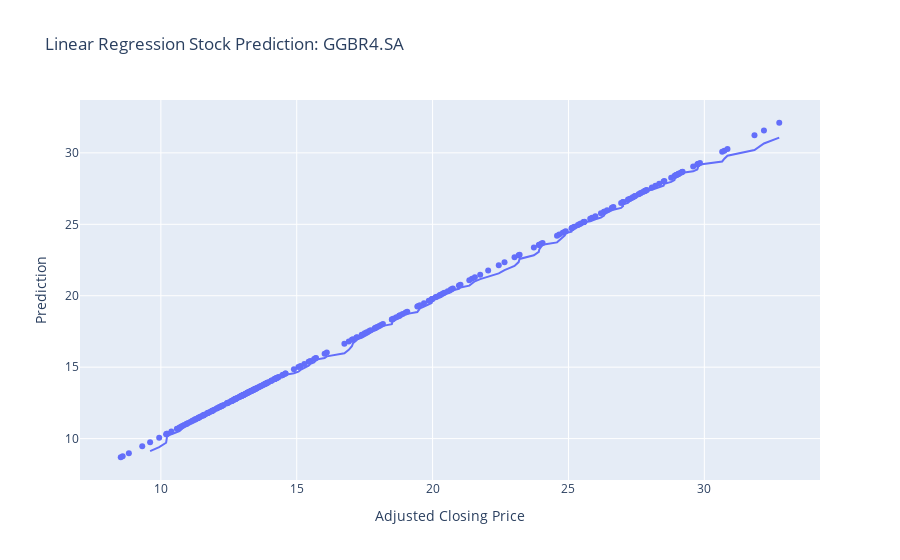

The code cell stored with this chart in its notebook:
### Code cell
fig = px.scatter(
x=x_test,
y=y_pred, 
trendline="rolling", 
trendline_options=dict(window=5),
labels=dict(x='Adjusted Closing Price', y='Prediction'),
title=f"Linear Regression Stock Prediction: {symbol}")

fig.show()

### Figure 1 — Plotly figure (JSON) as saved in the notebook; plotly's stock layout.template omitted (floating-point values rounded to 4 significant figures; data arrays with more than 128 entries replaced by an {"elided": "..."} marker saying what was removed)
{"data": [{"hovertemplate": "Adjusted Closing Price=%{x}<br>Prediction=%{y}<extra></extra>", "legendgroup": "", "marker": {"color": "#636efa", "symbol": "circle"}, "mode": "markers", "name": "", "orientation": "v", "showlegend": false, "type": "scatter", "x": {"elided": "292 float values"}, "xaxis": "x", "y": {"elided": "292 float values"}, "yaxis": "y"}, {"hovertemplate": "<b>Rolling mean trendline</b><br><br>Adjusted Closing Price=%{x}<br>Prediction=%{y} <b>(trend)</b><extra></extra>", "legendgroup": "", "marker": {"color": "#636efa", "symbol": "circle"}, "mode": "lines", "name": "", "showlegend": false, "type": "scatter", "x": {"elided": "292 float values"}, "xaxis": "x", "y": {"elided": "292 float values"}, "yaxis": "y"}], "layout": {"legend": {"tracegroupgap": 0}, "title": {"text": "Linear Regression Stock Prediction: GGBR4.SA"}, "xaxis": {"anchor": "y", "domain": [0, 1], "title": {"text": "Adjusted Closing Price"}}, "yaxis": {"anchor": "x", "domain": [0, 1], "title": {"text": "Prediction"}}}}
